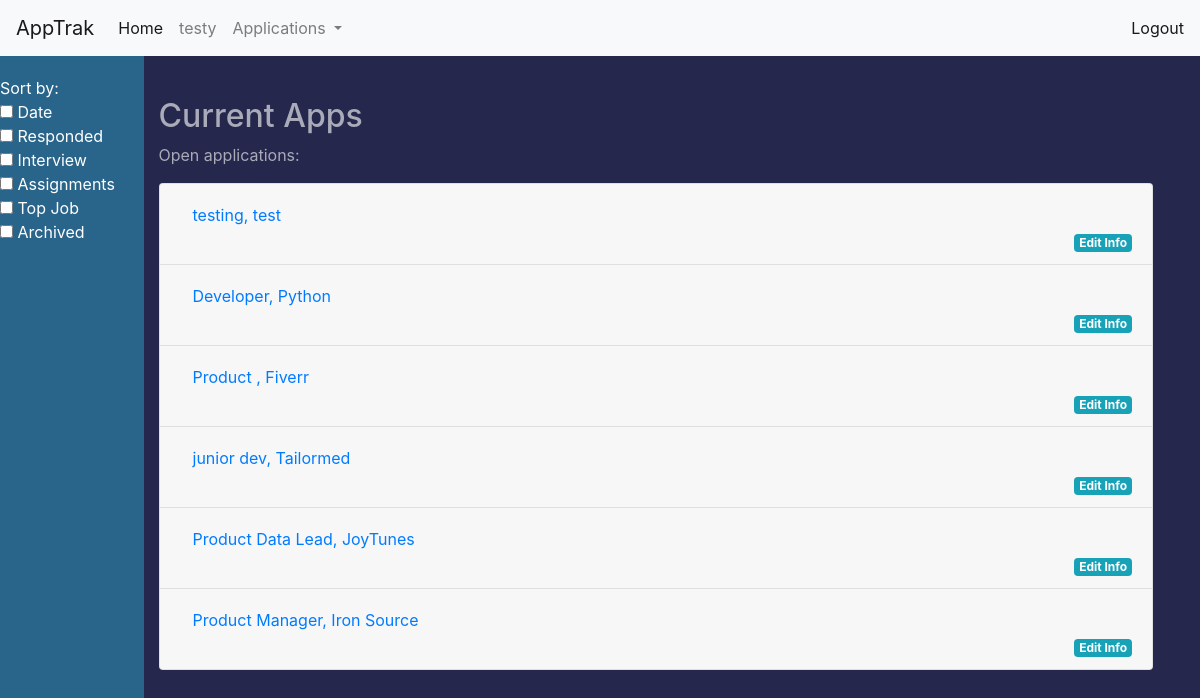
Page /current-apps (signed in) on the committed database.
### apptrak/blueprints/auth/models.py (models this page shows, shortened)
class User(UserMixin, db.Model):
    id = db.Column(db.Integer, primary_key=True)
    name = db.Column(db.String(100))
    username = db.Column(db.String, unique=True)
    email = db.Column(db.String, unique=True)
    password = db.Column(db.String(40))
    job_applications = db.relationship('JobApplication', backref='user')

### apptrak/blueprints/jobapps/models.py (models this page shows, shortened)
class JobApplication(db.Model):
    id = db.Column(db.Integer, primary_key=True)
    date_added = db.Column(db.Date)
    company = db.Column(db.String(30))
    position = db.Column(db.String(50))
    location = db.Column(db.String(50))
    url = db.Column(db.String, unique=True)
    contact = db.Column(db.String)
    interview = db.Column(db.Boolean)
    called_back = db.Column(db.Boolean)
    interview_date = db.Column(db.String)
    assignment = db.Column(db.Boolean)
    assignment_date = db.Column(db.String)
    archived = db.Column(db.Boolean)
    top_job = db.Column(db.Boolean)
    user_id = db.Column(db.Integer, db.ForeignKey('user.id'))

### apptrak/blueprints/jobapps/views.py (the view)
@jobapps.route('/current-apps', methods=['GET', 'POST'])
def display_apps():
    form = forms.UploadApp()
    applications = current_user.job_applications
    return flask.render_template('displayapps.html', applications=applications, form=form)

### apptrak/blueprints/jobapps/forms.py
class UploadApp(flask_wtf.FlaskForm):
    company = wtf.StringField('Company')
    position = wtf.StringField('Position')
    location = wtf.StringField('Location')
    url = wtf.StringField('Job Post URL')
    contact = wtf.StringField('Contact Email')
    called_back = wtf.BooleanField('Received a callback?')
    interview = wtf.BooleanField('Interview Scheduled?')
    interview_date = wtf.DateTimeField('Interview Data/Time')
    assignment = wtf.BooleanField('Assignment Received')
    assignment_date = wtf.DateTimeField('Assignment due date')
    top_job = wtf.BooleanField('Do you really really want this job?')
    submit = wtf.SubmitField('Submit')

### apptrak/blueprints/auth/models.py (called while the page is built)
@login_mgr.user_loader
def load_user(user_id):
    return User.query.get(user_id)

### apptrak/blueprints/jobapps/templates/displayapps.html (shortened to what this page needs)
{% extends 'base.html' %}
{% block localcss %}
    <link rel="stylesheet" href="apptrak/jobapps/static/sidebar.css">
{% endblock %}
{% block body %}
<div class="wrapper">
    <nav class="sidebar-header" id="sidebar">
            <ul class="nav flex-column flex-sm-column" id="sidebar">
                <li>
                    Sort by:
                </li>
                <li class="nav-item">
                    <input type="checkbox" onclick="filter('date')"> Date</input>
                </li>
                <li class="nav-item">
                    <input type="checkbox" onclick="filter('called_back')"> Responded</input>
                  </li>
                  <li class="nav-item">
                      <input type="checkbox" onclick="filter('interview')"> Interview</input>
                  </li>
                  <li>
                      <input type="checkbox" onclick="filter('assignment')"> Assignments</input>
                  </li>
                  <li>
                      <input type="checkbox" onclick="filter('top_job')"> Top Job</input>
                  </li>
                  <li>
                      <input type="checkbox" onclick="filter('archived')"> Archived</input>
                  </li>
            </ul>
        </nav>
    </div>
    <div id="content">
        <h2>Current Apps</h2>
        {% if applications %}
            <p>Open applications:</p>
            <div class="accordion" id="accordionExample">
            {% for item in applications %}
                <div class="card">
                    <div class="card-header" id="heading{{ loop.index }}">
                        <h2 class="mb-0">
                        <button class="btn btn-link btn-block text-left" type="button" data-toggle="collapse" data-target="#collapseOne" aria-expanded="true" aria-controls="collapseOne">
                        {{ item.position }}, {{ item.company }}
                        </button>
                        </h2>
                        <a href="#" class="badge badge-info" id="edit_link">Edit Info</a>
                    </div>
                </div>
            {% endfor %}
            </div>
         {% else %}
            <p> You have sent no applications</p>
        {% endif %}
    </div>
</div>
{% endblock %}

### apptrak/templates/base.html (shortened to what this page needs)
<!DOCTYPE html>
<html>
<head>
  <link rel="stylesheet" href="https://stackpath.bootstrapcdn.com/bootstrap/4.5.1/css/bootstrap.min.css">
    {% block localcss %}{% endblock %}
</head>
<body>
    <nav class="navbar navbar-expand-lg navbar-light bg-light fixed-top">
      <a class="navbar-brand" href="#">AppTrak</a>
      <div class="collapse navbar-collapse" id="navbarNav">
        <ul class="navbar-nav">
          <li class="nav-item active">
            <a class="nav-link" href="#">Home <span class="sr-only">(current)</span></a>
          </li>
          <li class="nav-item">
            <a class="nav-link" href="#">{% if current_user.is_authenticated %}{{ current_user.username }}{% endif %}</a>
          </li>
          {% if not current_user.is_anonymous %}
          <li class="nav-item dropdown">
              <a class="nav-link dropdown-toggle" href="#" id="navbarDropdown" role="button" data-toggle="dropdown" aria-haspopup="true" aria-expanded="false">
                Applications
              </a>
          </li>
          {% endif %}
        </ul>
      </div>
        <span class="navbar-text">
            {% if current_user.is_anonymous %}
            <a href="{{ url_for('auth.login') }}">Login</a>
            {% else %}
            <a href="{{ url_for('auth.logout') }}">Logout</a>
            {% endif %}
         </span>
    </nav>
<div class="container-fluid dynamic-body">
      {% block body %}
      {% endblock %}
</body>
</html>

### apptrak/blueprints/jobapps/static/sidebar.css (style rules this page uses)
#sidebar { background-color: palegoldenrod; height: 100%; width: 100%; overflow-y: scroll; overflow-x: hidden; padding-top: 20px; }

### apptrak/templates/base.html (style rules this page uses)
body { padding-top: 65px; background-color: #25274D; }
h1, h2, h3, h4, p, label { color: #AAABB8; }

### apptrak/blueprints/jobapps/templates/displayapps.html (style rules this page uses)
#sidebar { width: 12%; position: fixed; top: 3.5em; left: 0; height: 100vh; background: #29648A; color: #fff; transition: all 0.3s; }
#content { margin: 2em; float: right; width: 85%; }
#edit_link { text-align: right; float: right; }

### rows in the picture
User: username "testy"
JobApplication: position "testing", company "test"
JobApplication: position "Developer", company "Python"
JobApplication: position "Product", company "Fiverr"
JobApplication: position "junior dev", company "Tailormed"
JobApplication: position "Product Data Lead", company "JoyTunes"
JobApplication: position "Product Manager", company "Iron Source"
